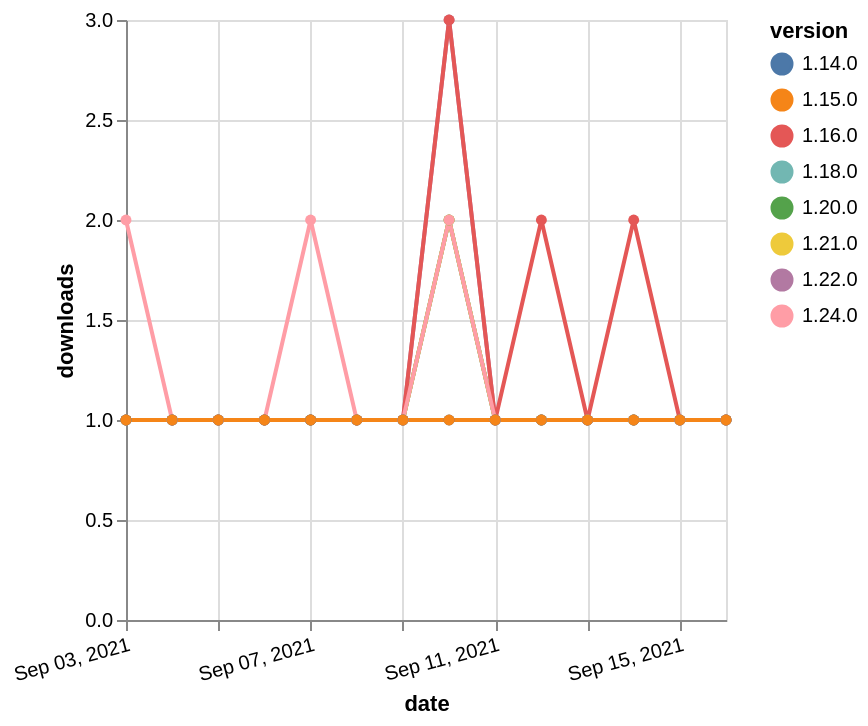

Describe this chart as a Vega-Lite specification.
### Vega-Lite specification from a JSON file in a GitHub repository (floating-point values rounded to 4 significant figures)
{"$schema": "https://vega.github.io/schema/vega-lite/v5.json", "description": "A simple bar chart with embedded data.", "data": {"values": [{"date": "2021-09-03", "total": 167, "delta": 1, "version": "1.18.0"}, {"date": "2021-09-04", "total": 168, "delta": 1, "version": "1.18.0"}, {"date": "2021-09-05", "total": 169, "delta": 1, "version": "1.18.0"}, {"date": "2021-09-06", "total": 170, "delta": 1, "version": "1.18.0"}, {"date": "2021-09-07", "total": 171, "delta": 1, "version": "1.18.0"}, {"date": "2021-09-08", "total": 172, "delta": 1, "version": "1.18.0"}, {"date": "2021-09-09", "total": 173, "delta": 1, "version": "1.18.0"}, {"date": "2021-09-10", "total": 175, "delta": 2, "version": "1.18.0"}, {"date": "2021-09-11", "total": 176, "delta": 1, "version": "1.18.0"}, {"date": "2021-09-12", "total": 177, "delta": 1, "version": "1.18.0"}, {"date": "2021-09-13", "total": 178, "delta": 1, "version": "1.18.0"}, {"date": "2021-09-14", "total": 179, "delta": 1, "version": "1.18.0"}, {"date": "2021-09-15", "total": 180, "delta": 1, "version": "1.18.0"}, {"date": "2021-09-16", "total": 181, "delta": 1, "version": "1.18.0"}, {"date": "2021-09-03", "total": 162, "delta": 1, "version": "1.22.0"}, {"date": "2021-09-04", "total": 163, "delta": 1, "version": "1.22.0"}, {"date": "2021-09-05", "total": 164, "delta": 1, "version": "1.22.0"}, {"date": "2021-09-06", "total": 165, "delta": 1, "version": "1.22.0"}, {"date": "2021-09-07", "total": 166, "delta": 1, "version": "1.22.0"}, {"date": "2021-09-08", "total": 167, "delta": 1, "version": "1.22.0"}, {"date": "2021-09-09", "total": 168, "delta": 1, "version": "1.22.0"}, {"date": "2021-09-10", "total": 171, "delta": 3, "version": "1.22.0"}, {"date": "2021-09-11", "total": 172, "delta": 1, "version": "1.22.0"}, {"date": "2021-09-12", "total": 173, "delta": 1, "version": "1.22.0"}, {"date": "2021-09-13", "total": 174, "delta": 1, "version": "1.22.0"}, {"date": "2021-09-14", "total": 175, "delta": 1, "version": "1.22.0"}, {"date": "2021-09-15", "total": 176, "delta": 1, "version": "1.22.0"}, {"date": "2021-09-16", "total": 177, "delta": 1, "version": "1.22.0"}, {"date": "2021-09-03", "total": 149, "delta": 1, "version": "1.20.0"}, {"date": "2021-09-04", "total": 150, "delta": 1, "version": "1.20.0"}, {"date": "2021-09-05", "total": 151, "delta": 1, "version": "1.20.0"}, {"date": "2021-09-06", "total": 152, "delta": 1, "version": "1.20.0"}, {"date": "2021-09-07", "total": 153, "delta": 1, "version": "1.20.0"}, {"date": "2021-09-08", "total": 154, "delta": 1, "version": "1.20.0"}, {"date": "2021-09-09", "total": 155, "delta": 1, "version": "1.20.0"}, {"date": "2021-09-10", "total": 157, "delta": 2, "version": "1.20.0"}, {"date": "2021-09-11", "total": 158, "delta": 1, "version": "1.20.0"}, {"date": "2021-09-12", "total": 159, "delta": 1, "version": "1.20.0"}, {"date": "2021-09-13", "total": 160, "delta": 1, "version": "1.20.0"}, {"date": "2021-09-14", "total": 161, "delta": 1, "version": "1.20.0"}, {"date": "2021-09-15", "total": 162, "delta": 1, "version": "1.20.0"}, {"date": "2021-09-16", "total": 163, "delta": 1, "version": "1.20.0"}, {"date": "2021-09-03", "total": 136, "delta": 1, "version": "1.21.0"}, {"date": "2021-09-04", "total": 137, "delta": 1, "version": "1.21.0"}, {"date": "2021-09-05", "total": 138, "delta": 1, "version": "1.21.0"}, {"date": "2021-09-06", "total": 139, "delta": 1, "version": "1.21.0"}, {"date": "2021-09-07", "total": 140, "delta": 1, "version": "1.21.0"}, {"date": "2021-09-08", "total": 141, "delta": 1, "version": "1.21.0"}, {"date": "2021-09-09", "total": 142, "delta": 1, "version": "1.21.0"}, {"date": "2021-09-10", "total": 144, "delta": 2, "version": "1.21.0"}, {"date": "2021-09-11", "total": 145, "delta": 1, "version": "1.21.0"}, {"date": "2021-09-12", "total": 146, "delta": 1, "version": "1.21.0"}, {"date": "2021-09-13", "total": 147, "delta": 1, "version": "1.21.0"}, {"date": "2021-09-14", "total": 148, "delta": 1, "version": "1.21.0"}, {"date": "2021-09-15", "total": 149, "delta": 1, "version": "1.21.0"}, {"date": "2021-09-16", "total": 150, "delta": 1, "version": "1.21.0"}, {"date": "2021-09-03", "total": 295, "delta": 1, "version": "1.16.0"}, {"date": "2021-09-04", "total": 296, "delta": 1, "version": "1.16.0"}, {"date": "2021-09-05", "total": 297, "delta": 1, "version": "1.16.0"}, {"date": "2021-09-06", "total": 298, "delta": 1, "version": "1.16.0"}, {"date": "2021-09-07", "total": 299, "delta": 1, "version": "1.16.0"}, {"date": "2021-09-08", "total": 300, "delta": 1, "version": "1.16.0"}, {"date": "2021-09-09", "total": 301, "delta": 1, "version": "1.16.0"}, {"date": "2021-09-10", "total": 304, "delta": 3, "version": "1.16.0"}, {"date": "2021-09-11", "total": 305, "delta": 1, "version": "1.16.0"}, {"date": "2021-09-12", "total": 307, "delta": 2, "version": "1.16.0"}, {"date": "2021-09-13", "total": 308, "delta": 1, "version": "1.16.0"}, {"date": "2021-09-14", "total": 310, "delta": 2, "version": "1.16.0"}, {"date": "2021-09-15", "total": 311, "delta": 1, "version": "1.16.0"}, {"date": "2021-09-16", "total": 312, "delta": 1, "version": "1.16.0"}, {"date": "2021-09-03", "total": 114, "delta": 2, "version": "1.24.0"}, {"date": "2021-09-04", "total": 115, "delta": 1, "version": "1.24.0"}, {"date": "2021-09-05", "total": 116, "delta": 1, "version": "1.24.0"}, {"date": "2021-09-06", "total": 117, "delta": 1, "version": "1.24.0"}, {"date": "2021-09-07", "total": 119, "delta": 2, "version": "1.24.0"}, {"date": "2021-09-08", "total": 120, "delta": 1, "version": "1.24.0"}, {"date": "2021-09-09", "total": 121, "delta": 1, "version": "1.24.0"}, {"date": "2021-09-10", "total": 123, "delta": 2, "version": "1.24.0"}, {"date": "2021-09-11", "total": 124, "delta": 1, "version": "1.24.0"}, {"date": "2021-09-12", "total": 125, "delta": 1, "version": "1.24.0"}, {"date": "2021-09-13", "total": 126, "delta": 1, "version": "1.24.0"}, {"date": "2021-09-14", "total": 127, "delta": 1, "version": "1.24.0"}, {"date": "2021-09-15", "total": 128, "delta": 1, "version": "1.24.0"}, {"date": "2021-09-16", "total": 129, "delta": 1, "version": "1.24.0"}, {"date": "2021-09-03", "total": 227, "delta": 1, "version": "1.14.0"}, {"date": "2021-09-04", "total": 228, "delta": 1, "version": "1.14.0"}, {"date": "2021-09-05", "total": 229, "delta": 1, "version": "1.14.0"}, {"date": "2021-09-06", "total": 230, "delta": 1, "version": "1.14.0"}, {"date": "2021-09-07", "total": 231, "delta": 1, "version": "1.14.0"}, {"date": "2021-09-08", "total": 232, "delta": 1, "version": "1.14.0"}, {"date": "2021-09-09", "total": 233, "delta": 1, "version": "1.14.0"}, {"date": "2021-09-10", "total": 234, "delta": 1, "version": "1.14.0"}, {"date": "2021-09-11", "total": 235, "delta": 1, "version": "1.14.0"}, {"date": "2021-09-12", "total": 236, "delta": 1, "version": "1.14.0"}, {"date": "2021-09-13", "total": 237, "delta": 1, "version": "1.14.0"}, {"date": "2021-09-14", "total": 238, "delta": 1, "version": "1.14.0"}, {"date": "2021-09-15", "total": 239, "delta": 1, "version": "1.14.0"}, {"date": "2021-09-16", "total": 240, "delta": 1, "version": "1.14.0"}, {"date": "2021-09-03", "total": 198, "delta": 1, "version": "1.15.0"}, {"date": "2021-09-04", "total": 199, "delta": 1, "version": "1.15.0"}, {"date": "2021-09-05", "total": 200, "delta": 1, "version": "1.15.0"}, {"date": "2021-09-06", "total": 201, "delta": 1, "version": "1.15.0"}, {"date": "2021-09-07", "total": 202, "delta": 1, "version": "1.15.0"}, {"date": "2021-09-08", "total": 203, "delta": 1, "version": "1.15.0"}, {"date": "2021-09-09", "total": 204, "delta": 1, "version": "1.15.0"}, {"date": "2021-09-10", "total": 205, "delta": 1, "version": "1.15.0"}, {"date": "2021-09-11", "total": 206, "delta": 1, "version": "1.15.0"}, {"date": "2021-09-12", "total": 207, "delta": 1, "version": "1.15.0"}, {"date": "2021-09-13", "total": 208, "delta": 1, "version": "1.15.0"}, {"date": "2021-09-14", "total": 209, "delta": 1, "version": "1.15.0"}, {"date": "2021-09-15", "total": 210, "delta": 1, "version": "1.15.0"}, {"date": "2021-09-16", "total": 211, "delta": 1, "version": "1.15.0"}]}, "width": "container", "mark": {"type": "line", "point": {"filled": true}}, "encoding": {"x": {"field": "date", "type": "temporal", "timeUnit": "yearmonthdate", "title": "date", "axis": {"labelAngle": -15}}, "y": {"field": "delta", "type": "quantitative", "title": "downloads"}, "color": {"field": "version", "type": "nominal"}, "tooltip": {"field": "delta"}}}
